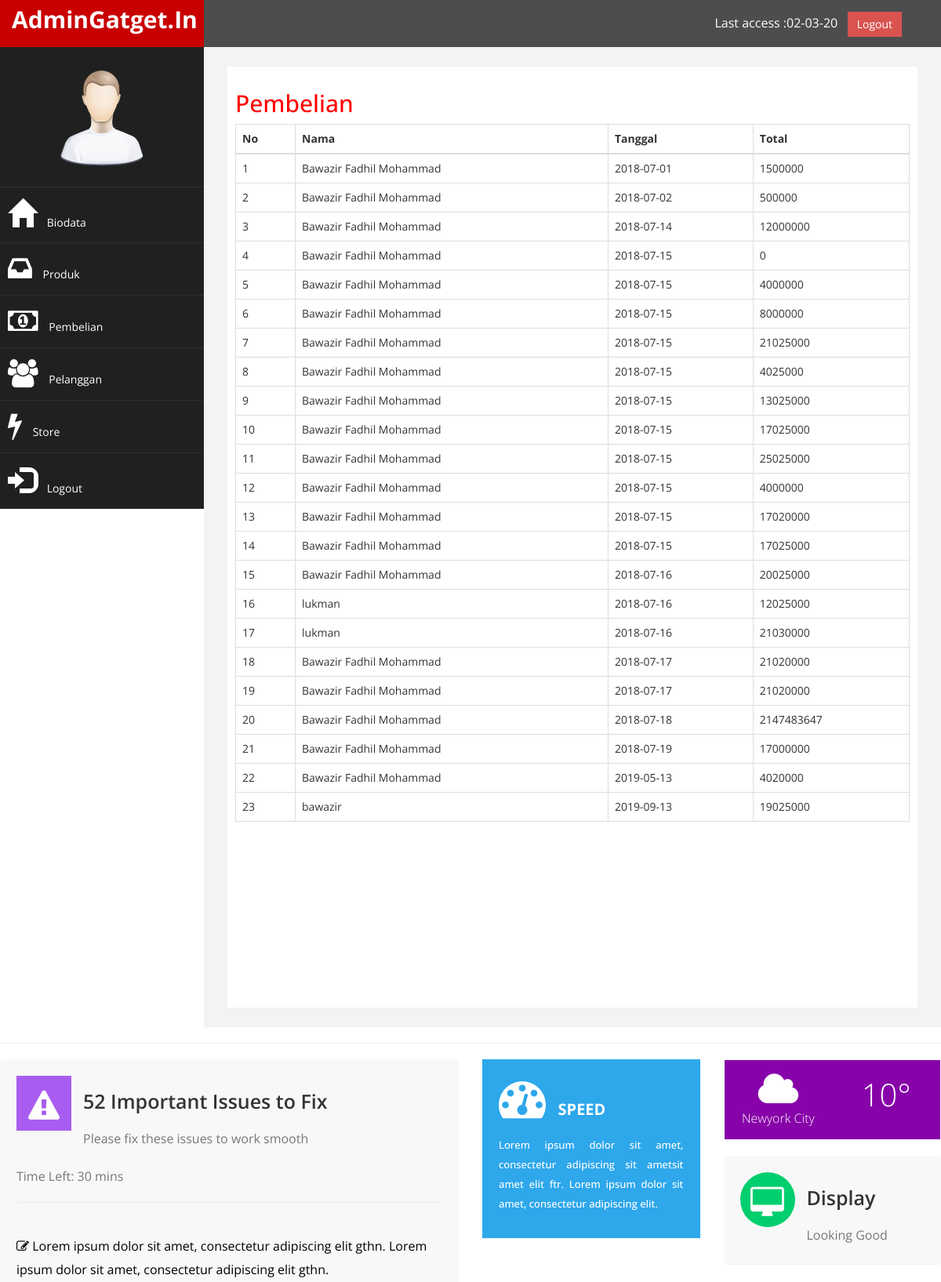
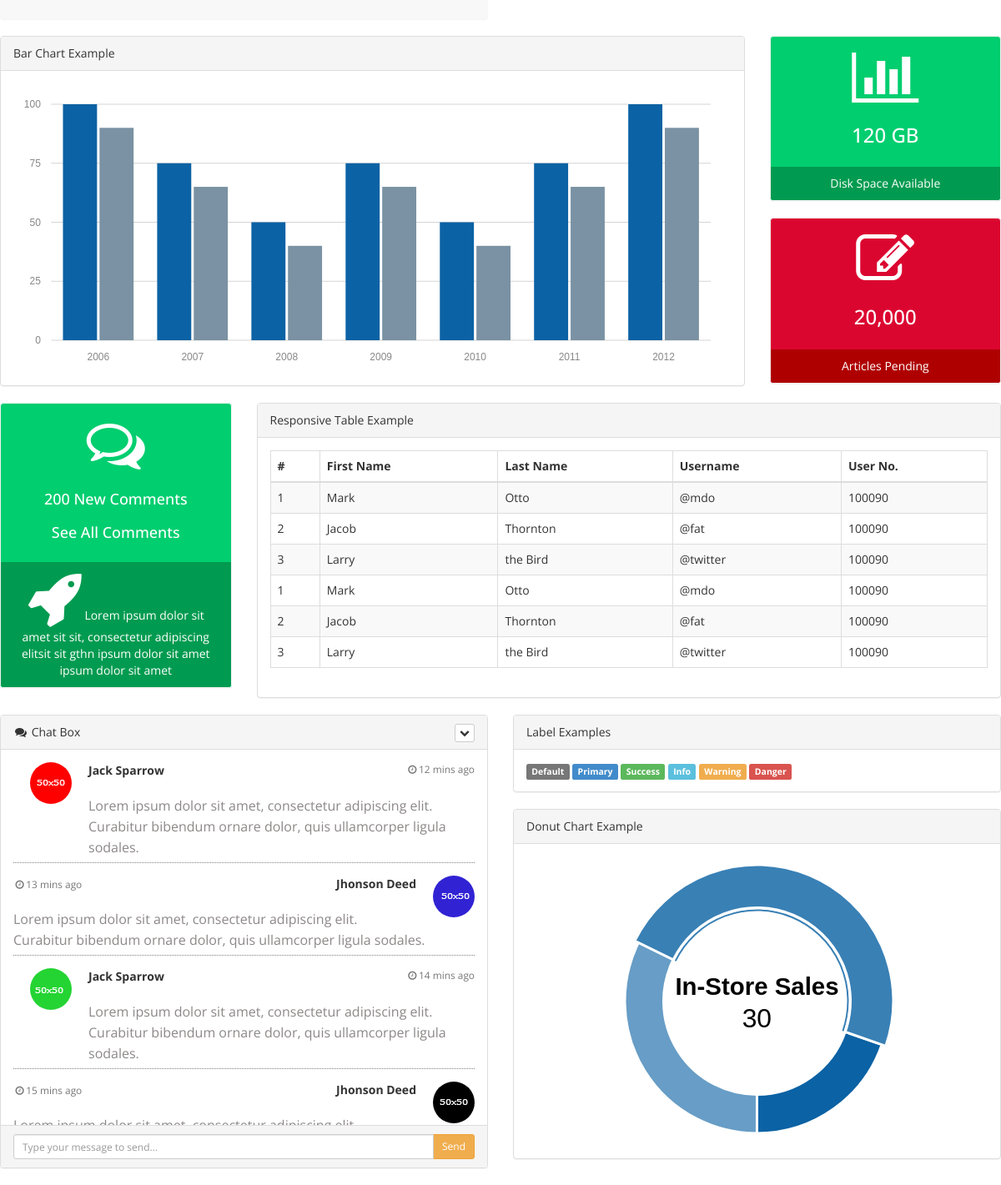
Screenshot of /admin/index.php?halaman=pembelian with the database file from the repository (2 pictures, top to bottom).
### tables this page shows
CREATE TABLE IF NOT EXISTS `pembelian` (
  `id_pembelian` int(11) NOT NULL AUTO_INCREMENT,
  `id_pelanggan` int(11) NOT NULL,
  `id_ongkir` int(11) NOT NULL,
  `tanggal_pembelian` date NOT NULL,
  `total_pembelian` int(11) NOT NULL,
  PRIMARY KEY (`id_pembelian`)
);

CREATE TABLE IF NOT EXISTS `pelanggan` (
  `id_pelanggan` int(11) NOT NULL AUTO_INCREMENT,
  `email_pelanggan` varchar(100) NOT NULL,
  `password_pelanggan` varchar(50) NOT NULL,
  `nama_pelanggan` varchar(100) NOT NULL,
  `telepon_pelanggan` varchar(25) NOT NULL,
  `alamat_pelanggan` text NOT NULL,
  PRIMARY KEY (`id_pelanggan`)
);

### admin/pembelian.php (the view)
<h2>Pembelian</h2>
<table class="table table-bordered">
	<thead>
		<tr>
			<th>No</th>
			<th>Nama</th>
			<th>Tanggal</th>
			<th>Total</th>
		</tr>
	</thead>
	<tbody>
		<?php $nomor=1;?>
		<?php $ambil=$koneksi->query("SELECT * FROM pembelian JOIN pelanggan ON pembelian.id_pelanggan=pelanggan.id_pelanggan"); ?>
		<?php while($pecah = $ambil->fetch_assoc()){ ?>
		<tr>
			<td><?php echo $nomor; ?></td>
			<td><?php echo $pecah['nama_pelanggan']; ?></td>
			<td><?php echo $pecah['tanggal_pembelian']; ?></td>
			<td><?php echo $pecah['total_pembelian']; ?></td>
		</tr>
		<?php $nomor++;  ?>
	<?php } ?>
	</tbody>
</table>

### admin/assets/css/custom.css (style rules this page uses)
body { font-family: 'Open Sans', sans-serif; }
h2 { color: #f00; }

### rows the page displays
pembelian: id_pelanggan.nama_pelanggan "Bawazir Fadhil Mohammad", tanggal_pembelian "2018-07-01", total_pembelian "1500000"
pembelian: id_pelanggan.nama_pelanggan "Bawazir Fadhil Mohammad", tanggal_pembelian "2018-07-02", total_pembelian "500000"
pembelian: id_pelanggan.nama_pelanggan "Bawazir Fadhil Mohammad", tanggal_pembelian "2018-07-14", total_pembelian "12000000"
pembelian: id_pelanggan.nama_pelanggan "Bawazir Fadhil Mohammad", tanggal_pembelian "2018-07-15", total_pembelian "0"
pembelian: id_pelanggan.nama_pelanggan "Bawazir Fadhil Mohammad", tanggal_pembelian "2018-07-15", total_pembelian "4000000"
pembelian: id_pelanggan.nama_pelanggan "Bawazir Fadhil Mohammad", tanggal_pembelian "2018-07-15", total_pembelian "8000000"
pembelian: id_pelanggan.nama_pelanggan "Bawazir Fadhil Mohammad", tanggal_pembelian "2018-07-15", total_pembelian "21025000"
pembelian: id_pelanggan.nama_pelanggan "Bawazir Fadhil Mohammad", tanggal_pembelian "2018-07-15", total_pembelian "4025000"
pembelian: id_pelanggan.nama_pelanggan "Bawazir Fadhil Mohammad", tanggal_pembelian "2018-07-15", total_pembelian "13025000"
pembelian: id_pelanggan.nama_pelanggan "Bawazir Fadhil Mohammad", tanggal_pembelian "2018-07-15", total_pembelian "17025000"
pembelian: id_pelanggan.nama_pelanggan "Bawazir Fadhil Mohammad", tanggal_pembelian "2018-07-15", total_pembelian "25025000"
pembelian: id_pelanggan.nama_pelanggan "Bawazir Fadhil Mohammad", tanggal_pembelian "2018-07-15", total_pembelian "4000000"
pembelian: id_pelanggan.nama_pelanggan "Bawazir Fadhil Mohammad", tanggal_pembelian "2018-07-15", total_pembelian "17020000"
pembelian: id_pelanggan.nama_pelanggan "Bawazir Fadhil Mohammad", tanggal_pembelian "2018-07-15", total_pembelian "17025000"
pembelian: id_pelanggan.nama_pelanggan "Bawazir Fadhil Mohammad", tanggal_pembelian "2018-07-16", total_pembelian "20025000"
pembelian: id_pelanggan.nama_pelanggan "lukman", tanggal_pembelian "2018-07-16", total_pembelian "12025000"
pembelian: id_pelanggan.nama_pelanggan "lukman", tanggal_pembelian "2018-07-16", total_pembelian "21030000"
pembelian: id_pelanggan.nama_pelanggan "Bawazir Fadhil Mohammad", tanggal_pembelian "2018-07-17", total_pembelian "21020000"
pembelian: id_pelanggan.nama_pelanggan "Bawazir Fadhil Mohammad", tanggal_pembelian "2018-07-17", total_pembelian "21020000"
pembelian: id_pelanggan.nama_pelanggan "Bawazir Fadhil Mohammad", tanggal_pembelian "2018-07-18", total_pembelian "2147483647"
pembelian: id_pelanggan.nama_pelanggan "Bawazir Fadhil Mohammad", tanggal_pembelian "2018-07-19", total_pembelian "17000000"
pembelian: id_pelanggan.nama_pelanggan "Bawazir Fadhil Mohammad", tanggal_pembelian "2019-05-13", total_pembelian "4020000"
pembelian: id_pelanggan.nama_pelanggan "bawazir", tanggal_pembelian "2019-09-13", total_pembelian "19025000"
